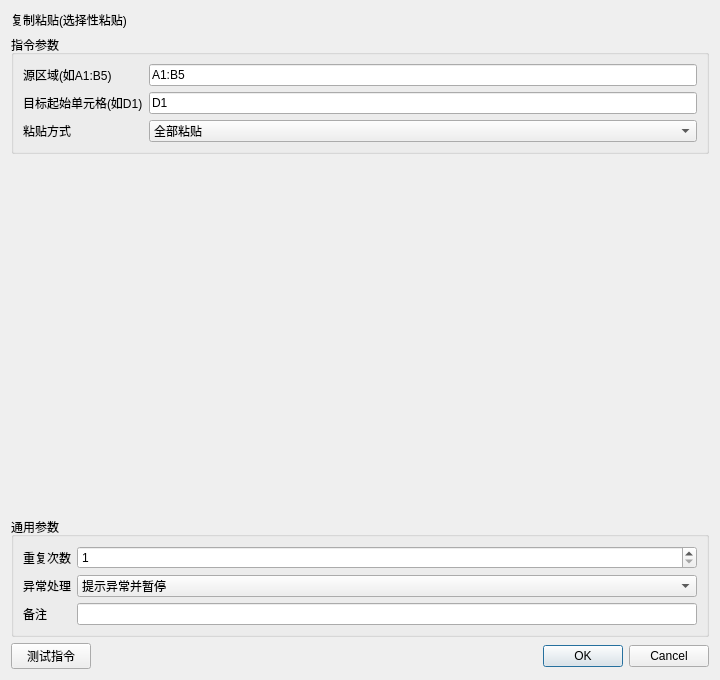
<?xml version="1.0" encoding="UTF-8"?><ui version="4.0"><class>InstructionEditor</class><widget class="QDialog" name="InstructionEditor"><property name="geometry"><rect><x>0</x><y>0</y><width>720</width><height>680</height></rect></property><layout class="QVBoxLayout" name="rootLayout"><item><widget class="QLabel" name="titleLabel"><property name="text"><string>复制粘贴(选择性粘贴)</string></property></widget></item><item><widget class="QGroupBox" name="parameterGroupBox"><property name="title"><string>指令参数</string></property><layout class="QFormLayout" name="parameterFormLayout"><item row="0" column="0"><widget class="QLabel" name="label_0"><property name="text"><string>源区域(如A1:B5)</string></property></widget></item><item row="0" column="1"><widget class="QLineEdit" name="parameter_0"><property name="text"><string>A1:B5</string></property></widget></item><item row="1" column="0"><widget class="QLabel" name="label_1"><property name="text"><string>目标起始单元格(如D1)</string></property></widget></item><item row="1" column="1"><widget class="QLineEdit" name="parameter_1"><property name="text"><string>D1</string></property></widget></item><item row="2" column="0"><widget class="QLabel" name="label_2"><property name="text"><string>粘贴方式</string></property></widget></item><item row="2" column="1"><widget class="QComboBox" name="parameter_2"><item><property name="text"><string>全部粘贴</string></property></item><item><property name="text"><string>只粘贴值</string></property></item><item><property name="text"><string>只粘贴公式</string></property></item><item><property name="text"><string>只粘贴格式</string></property></item><item><property name="text"><string>保留公式</string></property></item><item><property name="text"><string>值与数字格式</string></property></item><item><property name="text"><string>公式与数字格式</string></property></item><item><property name="text"><string>不覆盖原有内容</string></property></item><property name="currentIndex"><number>0</number></property></widget></item></layout></widget></item><item><spacer name="verticalSpacer"><property name="orientation"><enum>Qt::Vertical</enum></property><property name="sizeHint" stdset="0"><size><width>20</width><height>20</height></size></property></spacer></item>
<item><widget class="QGroupBox" name="commonGroupBox"><property name="title"><string>通用参数</string></property><layout class="QFormLayout" name="commonFormLayout">
<item row="0" column="0"><widget class="QLabel" name="repeatLabel"><property name="text"><string>重复次数</string></property></widget></item><item row="0" column="1"><widget class="QSpinBox" name="repeatSpinBox"><property name="minimum"><number>1</number></property><property name="maximum"><number>999999</number></property><property name="value"><number>1</number></property></widget></item>
<item row="1" column="0"><widget class="QLabel" name="errorPolicyLabel"><property name="text"><string>异常处理</string></property></widget></item><item row="1" column="1"><widget class="QComboBox" name="errorPolicyComboBox"><item><property name="text"><string>自动跳过</string></property></item><item><property name="text"><string>提示异常并暂停</string></property></item><item><property name="text"><string>提示异常并停止</string></property></item><property name="currentIndex"><number>1</number></property></widget></item>
<item row="2" column="0"><widget class="QLabel" name="noteLabel"><property name="text"><string>备注</string></property></widget></item><item row="2" column="1"><widget class="QLineEdit" name="noteEdit"/></item>
</layout></widget></item>
<item><layout class="QHBoxLayout" name="footerLayout"><item><widget class="QPushButton" name="testButton"><property name="text"><string>测试指令</string></property></widget></item><item><spacer name="footerSpacer"><property name="orientation"><enum>Qt::Horizontal</enum></property><property name="sizeHint" stdset="0"><size><width>40</width><height>20</height></size></property></spacer></item><item><widget class="QDialogButtonBox" name="buttonBox"><property name="standardButtons"><set>QDialogButtonBox::Cancel|QDialogButtonBox::Ok</set></property></widget></item></layout></item>
</layout></widget><resources/><connections/></ui>
